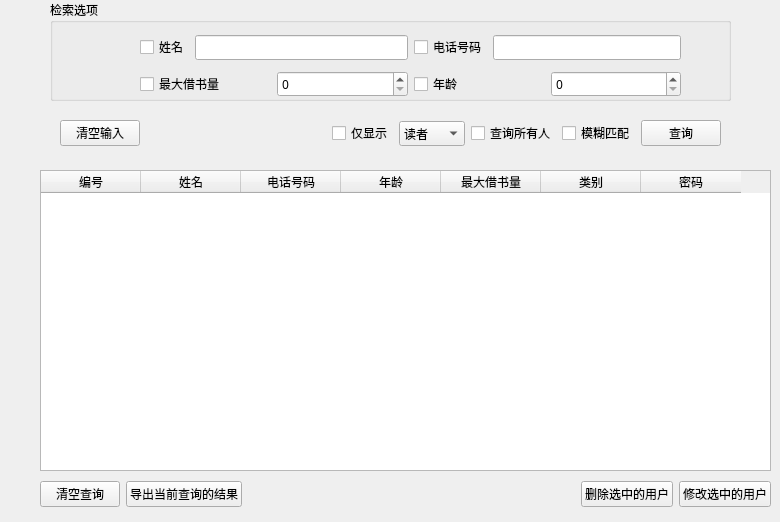
        <widget class="QWidget" name="userManageTab">
         <attribute name="title">
          <string>用户检索</string>
         </attribute>
         <widget class="QGroupBox" name="groupBox_4">
          <property name="geometry">
           <rect>
            <x>50</x>
            <y>0</y>
            <width>681</width>
            <height>101</height>
           </rect>
          </property>
          <property name="font">
           <font>
            <family>PingFang SC</family>
           </font>
          </property>
          <property name="title">
           <string>检索选项</string>
          </property>
          <widget class="QWidget" name="layoutWidget">
           <property name="geometry">
            <rect>
             <x>90</x>
             <y>30</y>
             <width>541</width>
             <height>73</height>
            </rect>
           </property>
           <layout class="QGridLayout" name="gridLayout">
            <item row="0" column="0">
             <layout class="QHBoxLayout" name="horizontalLayout_33">
              <item>
               <layout class="QHBoxLayout" name="horizontalLayout_12">
                <item>
                 <widget class="QCheckBox" name="searchUserNameCheckBox">
                  <property name="font">
                   <font>
                    <family>PingFang SC</family>
                   </font>
                  </property>
                  <property name="text">
                   <string>姓名</string>
                  </property>
                 </widget>
                </item>
                <item>
                 <widget class="QLineEdit" name="searchUserNameLineEdit">
                  <property name="font">
                   <font>
                    <family>PingFang SC</family>
                   </font>
                  </property>
                 </widget>
                </item>
               </layout>
              </item>
              <item>
               <layout class="QHBoxLayout" name="horizontalLayout_13">
                <item>
                 <widget class="QCheckBox" name="searchUserTelCheckBox">
                  <property name="font">
                   <font>
                    <family>PingFang SC</family>
                   </font>
                  </property>
                  <property name="text">
                   <string>电话号码</string>
                  </property>
                 </widget>
                </item>
                <item>
                 <widget class="QLineEdit" name="searchUserTelLineEdit">
                  <property name="font">
                   <font>
                    <family>PingFang SC</family>
                   </font>
                  </property>
                 </widget>
                </item>
               </layout>
              </item>
             </layout>
            </item>
            <item row="1" column="0">
             <layout class="QHBoxLayout" name="horizontalLayout_22">
              <item>
               <layout class="QHBoxLayout" name="horizontalLayout_21">
                <item>
                 <widget class="QCheckBox" name="searchUserMaxBorrowNumbersCheckBox">
                  <property name="font">
                   <font>
                    <family>PingFang SC</family>
                   </font>
                  </property>
                  <property name="text">
                   <string>最大借书量</string>
                  </property>
                 </widget>
                </item>
                <item>
                 <widget class="QSpinBox" name="searchUserMaxBorrowNumbersSpinBox">
                  <property name="font">
                   <font>
                    <family>PingFang SC</family>
                   </font>
                  </property>
                  <property name="maximum">
                   <number>9999</number>
                  </property>
                 </widget>
                </item>
               </layout>
              </item>
              <item>
               <layout class="QHBoxLayout" name="horizontalLayout_14">
                <item>
                 <widget class="QCheckBox" name="searchUserAgeCheckBox">
                  <property name="font">
                   <font>
                    <family>PingFang SC</family>
                   </font>
                  </property>
                  <property name="text">
                   <string>年龄</string>
                  </property>
                 </widget>
                </item>
                <item>
                 <widget class="QSpinBox" name="searchUserAgeSpinBox">
                  <property name="font">
                   <font>
                    <family>PingFang SC</family>
                   </font>
                  </property>
                  <property name="maximum">
                   <number>200</number>
                  </property>
                 </widget>
                </item>
               </layout>
              </item>
             </layout>
            </item>
           </layout>
          </widget>
         </widget>
         <widget class="QTableWidget" name="userShowTableWidget">
          <property name="geometry">
           <rect>
            <x>40</x>
            <y>170</y>
            <width>731</width>
            <height>301</height>
           </rect>
          </property>
          <property name="font">
           <font>
            <family>PingFang SC</family>
            <weight>50</weight>
            <bold>false</bold>
           </font>
          </property>
          <property name="editTriggers">
           <set>QAbstractItemView::NoEditTriggers</set>
          </property>
          <property name="selectionMode">
           <enum>QAbstractItemView::SingleSelection</enum>
          </property>
          <property name="selectionBehavior">
           <enum>QAbstractItemView::SelectRows</enum>
          </property>
          <property name="showGrid">
           <bool>true</bool>
          </property>
          <property name="gridStyle">
           <enum>Qt::SolidLine</enum>
          </property>
          <property name="sortingEnabled">
           <bool>false</bool>
          </property>
          <property name="wordWrap">
           <bool>false</bool>
          </property>
          <property name="cornerButtonEnabled">
           <bool>true</bool>
          </property>
          <property name="rowCount">
           <number>0</number>
          </property>
          <column>
           <property name="text">
            <string>编号</string>
           </property>
          </column>
          <column>
           <property name="text">
            <string>姓名</string>
           </property>
          </column>
          <column>
           <property name="text">
            <string>电话号码</string>
           </property>
          </column>
          <column>
           <property name="text">
            <string>年龄</string>
           </property>
          </column>
          <column>
           <property name="text">
            <string>最大借书量</string>
           </property>
          </column>
          <column>
           <property name="text">
            <string>类别</string>
           </property>
          </column>
          <column>
           <property name="text">
            <string>密码</string>
           </property>
          </column>
         </widget>
         <widget class="QWidget" name="layoutWidget">
          <property name="geometry">
           <rect>
            <x>40</x>
            <y>476</y>
            <width>731</width>
            <height>37</height>
           </rect>
          </property>
          <layout class="QHBoxLayout" name="horizontalLayout_26">
           <item>
            <layout class="QHBoxLayout" name="horizontalLayout_24">
             <item>
              <widget class="QPushButton" name="clearUserShowPushButton">
               <property name="font">
                <font>
                 <family>PingFang SC</family>
                </font>
               </property>
               <property name="text">
                <string>清空查询</string>
               </property>
              </widget>
             </item>
             <item>
              <widget class="QPushButton" name="exportResultUserPushButton">
               <property name="font">
                <font>
                 <family>PingFang SC</family>
                </font>
               </property>
               <property name="text">
                <string>导出当前查询的结果</string>
               </property>
              </widget>
             </item>
            </layout>
           </item>
           <item>
            <spacer name="horizontalSpacer">
             <property name="orientation">
              <enum>Qt::Horizontal</enum>
             </property>
             <property name="sizeHint" stdset="0">
              <size>
               <width>40</width>
               <height>20</height>
              </size>
             </property>
            </spacer>
           </item>
           <item>
            <layout class="QHBoxLayout" name="horizontalLayout_25">
             <item>
              <widget class="QPushButton" name="deleteUserPushButton">
               <property name="font">
                <font>
                 <family>PingFang SC</family>
                </font>
               </property>
               <property name="text">
                <string>删除选中的用户</string>
               </property>
              </widget>
             </item>
             <item>
              <widget class="QPushButton" name="modifyUserPushButton">
               <property name="font">
                <font>
                 <family>PingFang SC</family>
                </font>
               </property>
               <property name="text">
                <string>修改选中的用户</string>
               </property>
              </widget>
             </item>
            </layout>
           </item>
          </layout>
         </widget>
         <widget class="QWidget" name="layoutWidget">
          <property name="geometry">
           <rect>
            <x>60</x>
            <y>110</y>
            <width>661</width>
            <height>47</height>
           </rect>
          </property>
          <layout class="QHBoxLayout" name="horizontalLayout_32">
           <item>
            <widget class="QPushButton" name="clearInputSearchUserPushButton">
             <property name="font">
              <font>
               <family>PingFang SC</family>
              </font>
             </property>
             <property name="text">
              <string>清空输入</string>
             </property>
            </widget>
           </item>
           <item>
            <spacer name="horizontalSpacer_3">
             <property name="orientation">
              <enum>Qt::Horizontal</enum>
             </property>
             <property name="sizeHint" stdset="0">
              <size>
               <width>40</width>
               <height>20</height>
              </size>
             </property>
            </spacer>
           </item>
           <item>
            <layout class="QHBoxLayout" name="horizontalLayout_31">
             <item>
              <widget class="QCheckBox" name="searchUserTypeCheckBox">
               <property name="font">
                <font>
                 <family>PingFang SC</family>
                </font>
               </property>
               <property name="text">
                <string>仅显示</string>
               </property>
              </widget>
             </item>
             <item>
              <widget class="QComboBox" name="searchUserTypeComboBox">
               <property name="font">
                <font>
                 <family>PingFang SC</family>
                </font>
               </property>
               <item>
                <property name="text">
                 <string>读者</string>
                </property>
               </item>
               <item>
                <property name="text">
                 <string>管理员</string>
                </property>
               </item>
              </widget>
             </item>
            </layout>
           </item>
           <item>
            <layout class="QHBoxLayout" name="horizontalLayout_23">
             <item>
              <widget class="QCheckBox" name="searchAllUsersCheckBox">
               <property name="font">
                <font>
                 <family>PingFang SC</family>
                </font>
               </property>
               <property name="text">
                <string>查询所有人</string>
               </property>
              </widget>
             </item>
             <item>
              <widget class="QCheckBox" name="vagueUserCheckBox">
               <property name="font">
                <font>
                 <family>PingFang SC</family>
                </font>
               </property>
               <property name="text">
                <string>模糊匹配</string>
               </property>
              </widget>
             </item>
             <item>
              <widget class="QPushButton" name="searchUserPushButton">
               <property name="font">
                <font>
                 <family>PingFang SC</family>
                </font>
               </property>
               <property name="text">
                <string>查询</string>
               </property>
               <property name="shortcut">
                <string/>
               </property>
               <property name="autoDefault">
                <bool>false</bool>
               </property>
               <property name="flat">
                <bool>false</bool>
               </property>
              </widget>
             </item>
            </layout>
           </item>
          </layout>
         </widget>
        </widget>
